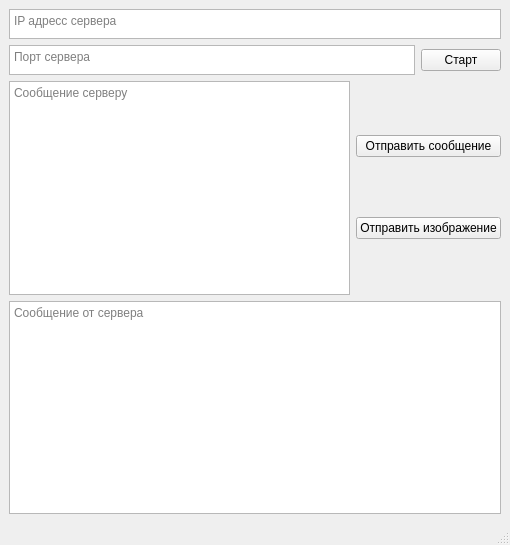
<?xml version="1.0" encoding="UTF-8"?>
<ui version="4.0">
 <class>MainWindow</class>
 <widget class="QMainWindow" name="MainWindow">
  <property name="geometry">
   <rect>
    <x>0</x>
    <y>0</y>
    <width>510</width>
    <height>545</height>
   </rect>
  </property>
  <property name="windowTitle">
   <string>Приложение клиента</string>
  </property>
  <widget class="QWidget" name="centralwidget">
   <layout class="QVBoxLayout" name="verticalLayout_3">
    <item>
     <layout class="QVBoxLayout" name="verticalLayout">
      <item>
       <widget class="QTextEdit" name="textIpAddress">
        <property name="maximumSize">
         <size>
          <width>16777215</width>
          <height>30</height>
         </size>
        </property>
        <property name="placeholderText">
         <string>IP адресс сервера</string>
        </property>
       </widget>
      </item>
      <item>
       <layout class="QHBoxLayout" name="horizontalLayout">
        <item>
         <widget class="QTextEdit" name="textPort">
          <property name="maximumSize">
           <size>
            <width>16777215</width>
            <height>30</height>
           </size>
          </property>
          <property name="placeholderText">
           <string>Порт сервера</string>
          </property>
         </widget>
        </item>
        <item>
         <widget class="QPushButton" name="buttonConnect">
          <property name="text">
           <string>Старт</string>
          </property>
         </widget>
        </item>
       </layout>
      </item>
     </layout>
    </item>
    <item>
     <layout class="QHBoxLayout" name="horizontalLayout_2">
      <item>
       <widget class="QTextEdit" name="textMessage">
        <property name="placeholderText">
         <string>Сообщение серверу</string>
        </property>
       </widget>
      </item>
      <item>
       <layout class="QVBoxLayout" name="verticalLayout_2">
        <item>
         <widget class="QPushButton" name="buttonSend">
          <property name="text">
           <string>Отправить сообщение</string>
          </property>
         </widget>
        </item>
        <item>
         <widget class="QPushButton" name="buttonPicture">
          <property name="text">
           <string>Отправить изображение</string>
          </property>
         </widget>
        </item>
       </layout>
      </item>
     </layout>
    </item>
    <item>
     <widget class="QTextEdit" name="textInfo">
      <property name="placeholderText">
       <string>Сообщение от сервера</string>
      </property>
     </widget>
    </item>
   </layout>
  </widget>
  <widget class="QMenuBar" name="menubar">
   <property name="geometry">
    <rect>
     <x>0</x>
     <y>0</y>
     <width>510</width>
     <height>22</height>
    </rect>
   </property>
  </widget>
  <widget class="QStatusBar" name="statusbar"/>
 </widget>
 <resources/>
 <connections/>
</ui>
